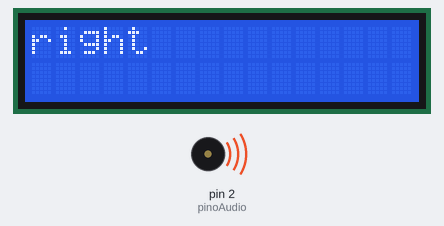
A sketch run on a simulated Arduino Uno, built with avr-gcc and run on an emulated ATmega328P. Shown: 16×2 character LCD, buzzer (waves = sounding). Random numbers use the default seed unless the sketch sets one.

Above: at 1.1 s.
At 20.4 s:
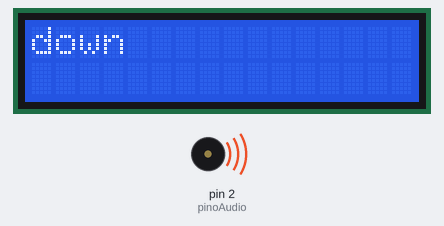
At 39.1 s:
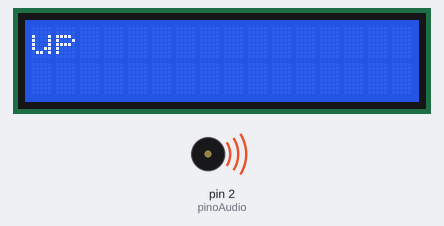
Timing chart, 0 to 40.0 s (numbered marks = the images above):
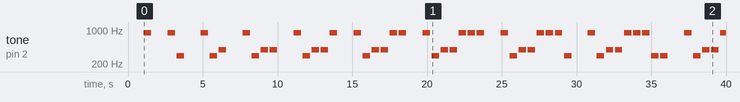

The sketch:

desafio-genius2.ino
```cpp
/*-----------Desafio GENIUS---------
  Neste desafio vocês terão que criar o jogo da memória de
vocês, configurações iniciais já forão feitas porém vocês
terão que continuar.
  Tentem pensar no passo a passo do jogo e o que terá de ser
feito em cada etapa. Usem funções, loops(for, whiles),
vetores outras variáveis e etc. VocÊs podem tambêm olhar
a reposta final para comparar ou ver um caminho para solução
Lembre-se qualquer coisa basta perguntar
*--------------------------------------------------------*/
#include <LiquidCrystal.h>

LiquidCrystal lcd(8, 9, 4, 5, 6, 7);
/*
  NORMAL: 799
  SELECT: 546
  RIGHT: 1
  DOWN: 242
  UP: 100
  LEFT: 370
*/

//Vamos começar definindo as notas para os sons
#define NOTE_D4  294
#define NOTE_G4  392
#define NOTE_A4  440
#define NOTE_A5  880

// criando o array para os 4 sons para sortear um som
int tons[4] = { NOTE_A5, NOTE_A4, NOTE_G4, NOTE_D4 };

// Texto que vai aparecer na tela
String texto[4] = { "right", "left", "up", "down" };

// Nossa sequência de até 100 itens vai começar vazia.
int sequencia[100] = {};

// Indica a rodada atual que o jogo se encontra.
int rodada_atual = 0;

//Pino do buzzer - alto falante
int pinoAudio = 2;


void setup() {
  lcd.begin(16, 2);
  lcd.setCursor(0, 0);
  // Definindo o modo do pino de Áudio como saída.
  pinMode(pinoAudio, OUTPUT);
  // Inicializando o random através de uma leitura da porta analógica.
  // Esta leitura gera um valor variável entre 0 e 1023.
  randomSeed(analogRead(5));
}
/*LOOP PRINCIPAL*/
void loop() {
   proximaRodada();
   delay(1000);
   reproduzirSequencia();
}
/*--------------*/

/*---FUNÇÕES---*/
// Sorteia um novo item e adiciona na sequência.
void proximaRodada() {
  int numero_sorteado = random(0, 4);
  sequencia[rodada_atual++] = numero_sorteado;
}

// Reproduz a sequência para ser memorizada pelo jogador.
void reproduzirSequencia() {
  for (int i = 0; i < rodada_atual; i++) {
    tone(pinoAudio, tons[sequencia[i]]);
    lcd.print(texto[sequencia[i]]);
    delay(500);
    noTone(pinoAudio);
    lcd.clear();
    lcd.setCursor(0, 0);
    delay(100);
  }
  noTone(pinoAudio);
}
```

Measured:
- by itself, tone on pin 2 (pinoAudio): plays 880 Hz for 0.50 s, 880 Hz for 0.50 s, 294 Hz for 0.50 s, 880 Hz for 0.50 s, 294 Hz for 0.50 s, 392 Hz for 0.50 s … (50 notes in this stretch)
- what the display in image 0 shows lasts 0.5 s, from 1.1 s to 1.6 s
